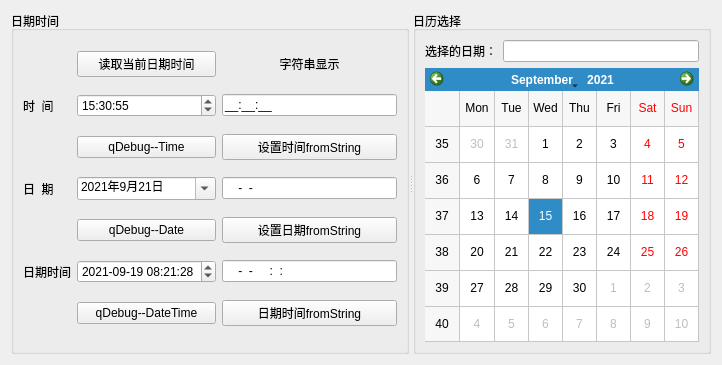
<?xml version="1.0" encoding="UTF-8"?>
<ui version="4.0">
 <class>Widget</class>
 <widget class="QWidget" name="Widget">
  <property name="geometry">
   <rect>
    <x>0</x>
    <y>0</y>
    <width>722</width>
    <height>365</height>
   </rect>
  </property>
  <property name="windowTitle">
   <string>Widget</string>
  </property>
  <layout class="QHBoxLayout" name="horizontalLayout">
   <item>
    <widget class="QSplitter" name="splitter">
     <property name="orientation">
      <enum>Qt::Horizontal</enum>
     </property>
     <widget class="QGroupBox" name="groupBox_2">
      <property name="title">
       <string>日期时间</string>
      </property>
      <layout class="QGridLayout" name="gridLayout">
       <item row="0" column="1">
        <widget class="QPushButton" name="btnGetTime">
         <property name="text">
          <string>读取当前日期时间</string>
         </property>
        </widget>
       </item>
       <item row="0" column="2">
        <widget class="QLabel" name="LabDateTime">
         <property name="text">
          <string>字符串显示</string>
         </property>
         <property name="alignment">
          <set>Qt::AlignCenter</set>
         </property>
        </widget>
       </item>
       <item row="1" column="0">
        <widget class="QLabel" name="label">
         <property name="text">
          <string>时  间</string>
         </property>
        </widget>
       </item>
       <item row="1" column="1">
        <widget class="QTimeEdit" name="timeEdit">
         <property name="displayFormat">
          <string>HH:mm:ss</string>
         </property>
         <property name="calendarPopup">
          <bool>true</bool>
         </property>
         <property name="time">
          <time>
           <hour>15</hour>
           <minute>30</minute>
           <second>55</second>
          </time>
         </property>
        </widget>
       </item>
       <item row="1" column="2">
        <widget class="QLineEdit" name="editTime">
         <property name="inputMask">
          <string>99:99:99;_</string>
         </property>
        </widget>
       </item>
       <item row="2" column="1">
        <widget class="QPushButton" name="btnDebugTime">
         <property name="text">
          <string>qDebug--Time</string>
         </property>
        </widget>
       </item>
       <item row="2" column="2">
        <widget class="QPushButton" name="btnSetTime">
         <property name="text">
          <string>设置时间fromString</string>
         </property>
        </widget>
       </item>
       <item row="3" column="0">
        <widget class="QLabel" name="label_2">
         <property name="text">
          <string>日  期</string>
         </property>
        </widget>
       </item>
       <item row="3" column="1">
        <widget class="QDateEdit" name="dateEdit">
         <property name="dateTime">
          <datetime>
           <hour>0</hour>
           <minute>0</minute>
           <second>0</second>
           <year>2021</year>
           <month>9</month>
           <day>21</day>
          </datetime>
         </property>
         <property name="currentSection">
          <enum>QDateTimeEdit::YearSection</enum>
         </property>
         <property name="displayFormat">
          <string>yyyy年M月d日</string>
         </property>
         <property name="calendarPopup">
          <bool>true</bool>
         </property>
         <property name="currentSectionIndex">
          <number>0</number>
         </property>
         <property name="date">
          <date>
           <year>2021</year>
           <month>9</month>
           <day>21</day>
          </date>
         </property>
        </widget>
       </item>
       <item row="3" column="2">
        <widget class="QLineEdit" name="editDate">
         <property name="inputMask">
          <string>9999-99-99</string>
         </property>
        </widget>
       </item>
       <item row="4" column="2">
        <widget class="QPushButton" name="btnSetDate">
         <property name="text">
          <string>设置日期fromString</string>
         </property>
        </widget>
       </item>
       <item row="5" column="0">
        <widget class="QLabel" name="label_3">
         <property name="text">
          <string>日期时间</string>
         </property>
        </widget>
       </item>
       <item row="5" column="1">
        <widget class="QDateTimeEdit" name="dateTimeEdit">
         <property name="dateTime">
          <datetime>
           <hour>8</hour>
           <minute>21</minute>
           <second>28</second>
           <year>2021</year>
           <month>9</month>
           <day>19</day>
          </datetime>
         </property>
         <property name="date">
          <date>
           <year>2021</year>
           <month>9</month>
           <day>19</day>
          </date>
         </property>
         <property name="time">
          <time>
           <hour>8</hour>
           <minute>21</minute>
           <second>28</second>
          </time>
         </property>
         <property name="currentSection">
          <enum>QDateTimeEdit::YearSection</enum>
         </property>
         <property name="displayFormat">
          <string>yyyy-MM-dd HH:mm:ss</string>
         </property>
        </widget>
       </item>
       <item row="5" column="2">
        <widget class="QLineEdit" name="editDateTime">
         <property name="minimumSize">
          <size>
           <width>150</width>
           <height>0</height>
          </size>
         </property>
         <property name="inputMask">
          <string>9999-99-99 99:99:99</string>
         </property>
        </widget>
       </item>
       <item row="6" column="2">
        <widget class="QPushButton" name="btnSetDateTime">
         <property name="text">
          <string>日期时间fromString</string>
         </property>
        </widget>
       </item>
       <item row="4" column="1">
        <widget class="QPushButton" name="btnDebugDate">
         <property name="text">
          <string>qDebug--Date</string>
         </property>
        </widget>
       </item>
       <item row="6" column="1">
        <widget class="QPushButton" name="btnDebugDateTime">
         <property name="text">
          <string>qDebug--DateTime</string>
         </property>
        </widget>
       </item>
      </layout>
     </widget>
     <widget class="QGroupBox" name="groupBox_3">
      <property name="title">
       <string>日历选择</string>
      </property>
      <layout class="QGridLayout" name="gridLayout_3">
       <item row="0" column="1">
        <widget class="QLineEdit" name="editCalendar"/>
       </item>
       <item row="1" column="0" colspan="2">
        <widget class="QCalendarWidget" name="calendarWidget">
         <property name="selectedDate">
          <date>
           <year>2021</year>
           <month>9</month>
           <day>15</day>
          </date>
         </property>
         <property name="gridVisible">
          <bool>true</bool>
         </property>
        </widget>
       </item>
       <item row="0" column="0">
        <widget class="QLabel" name="label_5">
         <property name="text">
          <string>选择的日期：</string>
         </property>
        </widget>
       </item>
      </layout>
     </widget>
    </widget>
   </item>
  </layout>
 </widget>
 <resources/>
 <connections/>
</ui>
